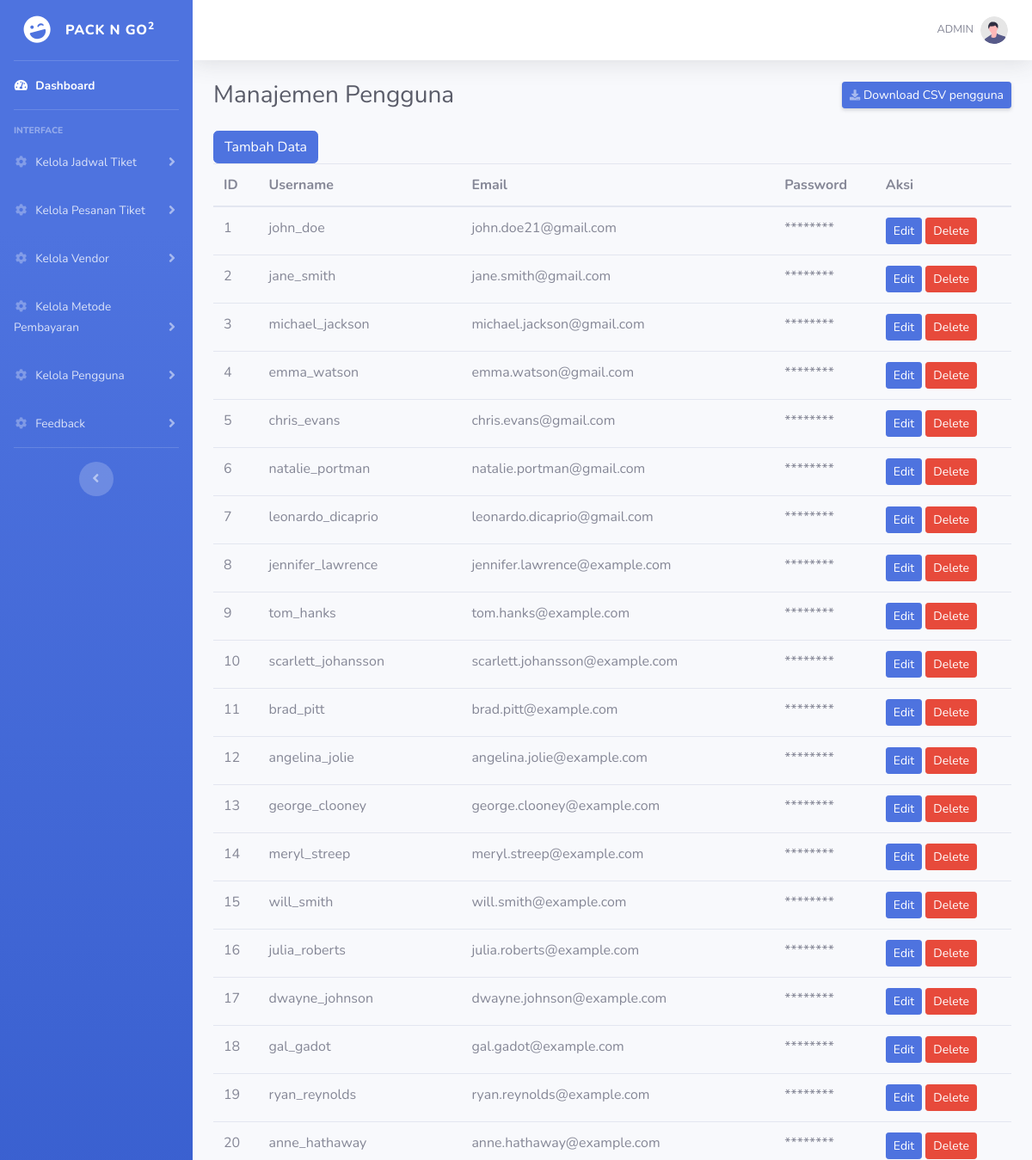
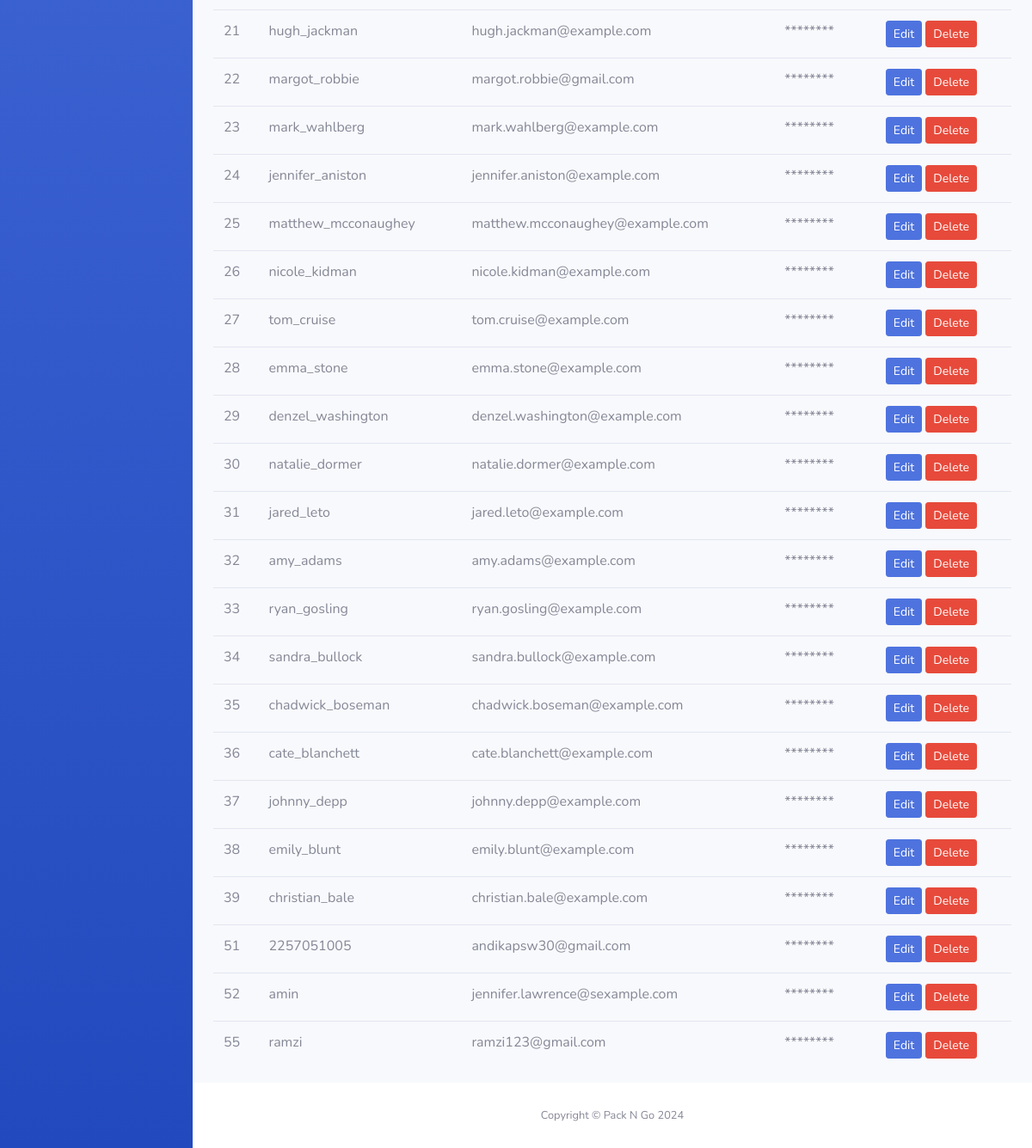
/startbootstrap-sb-admin-2-gh-pages/manajemenpengguna.php, run on an earlier commit of the app's database (2 pictures, top to bottom).
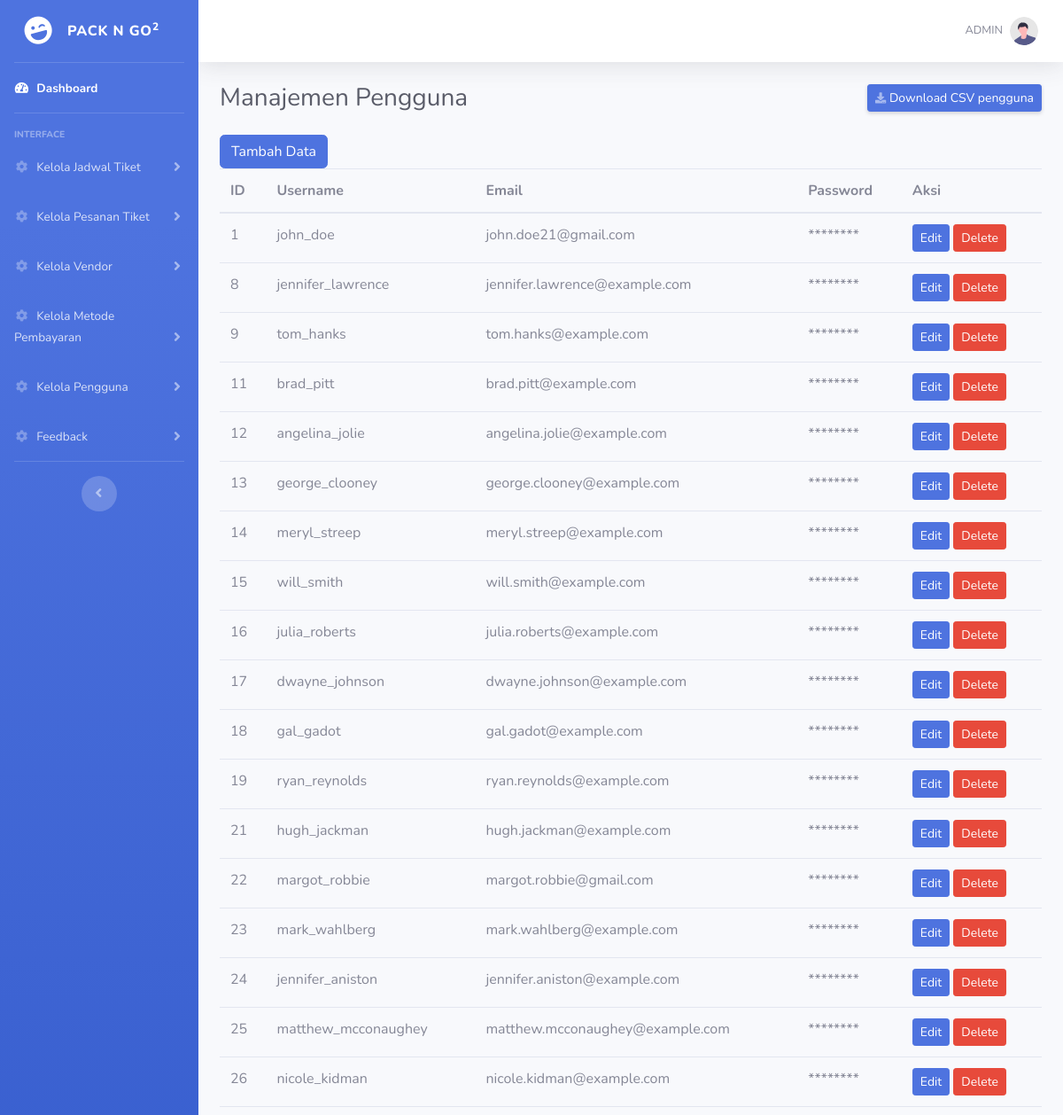
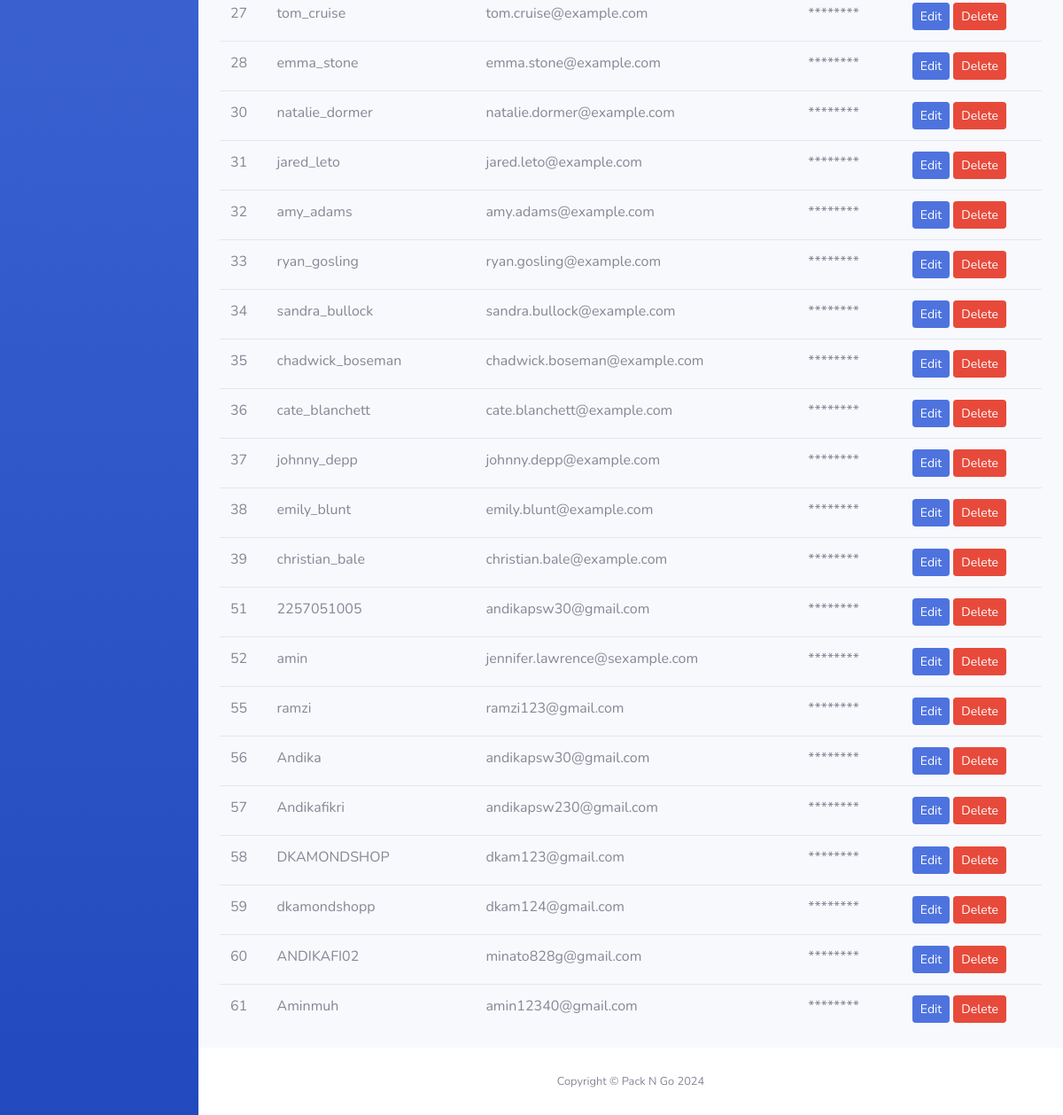
And on a later commit of the database (2 pictures, top to bottom).
### tables this page shows
CREATE TABLE `pengguna` (
  `id_pengguna` int(11) NOT NULL,
  `username_pengguna` varchar(50) NOT NULL,
  `email` varchar(100) NOT NULL,
  `password` varchar(100) NOT NULL
);

### startbootstrap-sb-admin-2-gh-pages/manajemenpengguna.php (the view, shortened to what the changed rows need)
<!DOCTYPE html>
<html lang="en">
<head>
    <link href="vendor/fontawesome-free/css/all.min.css" rel="stylesheet" type="text/css">
    <link href="css/sb-admin-2.min.css" rel="stylesheet">
</head>
<body id="page-top">
    <div id="wrapper">
        <div id="content-wrapper" class="d-flex flex-column">
            <div id="content">
                <div class="container-fluid">
                    <div class="d-sm-flex align-items-center justify-content-between mb-4">
                        <h1 class="h3 mb-0 text-gray-800">Manajemen Pengguna</h1>
                    </div>
        <table class="table">
    <thead>
        <tr>
            <th>ID</th>
            <th>Username</th>
            <th>Email</th>
            <th>Password</th>
            <th>Aksi</th>
        </tr>
    </thead>
    <tbody>
        <?php
        include 'koneksi.php';
        $query = "SELECT * FROM pengguna";
        $result = mysqli_query($conn, $query);
        if (mysqli_num_rows($result) > 0) {
            while($row = mysqli_fetch_assoc($result)) {
                echo "<tr>";
                echo "<td>" . $row["id_pengguna"] . "</td>";
                echo "<td>" . $row["username_pengguna"] . "</td>";
                echo "<td>" . $row["email"] . "</td>";
                echo "<td>********</td>";
                echo "<td>
                        <button class='btn btn-primary btn-sm edit-btn' data-id='" . $row["id_pengguna"] . "' data-username='" . $row["username_pengguna"] . "' data-email='" . $row["email"] . "' data-toggle='modal' data-target='#editModal'>Edit</button>
                        <button class='btn btn-danger btn-sm delete-btn' data-id='" . $row["id_pengguna"] . "' data-toggle='modal' data-target='#deleteModal'>Delete</button>
                      </td>";
                echo "</tr>";
            }
        } else {
            echo "<tr><td colspan='5'>0 results</td></tr>";
        }
        ?>
    </tbody>
</table>
    </div>
            </div>
        </div>
    </div>
</body>
</html>

What changed in the data, as far as the page shows it:
removed pengguna: id_pengguna "2", username_pengguna "jane_smith", email "jane.smith@gmail.com"
removed pengguna: id_pengguna "3", username_pengguna "michael_jackson", email "michael.jackson@gmail.com"
removed pengguna: id_pengguna "4", username_pengguna "emma_watson", email "emma.watson@gmail.com"
removed pengguna: id_pengguna "5", username_pengguna "chris_evans", email "chris.evans@gmail.com"
removed pengguna: id_pengguna "6", username_pengguna "natalie_portman", email "natalie.portman@gmail.com"
removed pengguna: id_pengguna "7", username_pengguna "leonardo_dicaprio", email "leonardo.dicaprio@gmail.com"
removed pengguna: id_pengguna "10", username_pengguna "scarlett_johansson", email "scarlett.johansson@example.com"
removed pengguna: id_pengguna "20", username_pengguna "anne_hathaway", email "anne.hathaway@example.com"
removed pengguna: id_pengguna "29", username_pengguna "denzel_washington", email "denzel.washington@example.com"
added pengguna: id_pengguna "56", username_pengguna "Andika", email "andikapsw30@gmail.com"
added pengguna: id_pengguna "57", username_pengguna "Andikafikri", email "andikapsw230@gmail.com"
added pengguna: id_pengguna "58", username_pengguna "DKAMONDSHOP", email "dkam123@gmail.com"
added pengguna: id_pengguna "59", username_pengguna "dkamondshopp", email "dkam124@gmail.com"
added pengguna: id_pengguna "60", username_pengguna "ANDIKAFI02", email "minato828g@gmail.com"
added pengguna: id_pengguna "61", username_pengguna "Aminmuh", email "amin12340@gmail.com"
